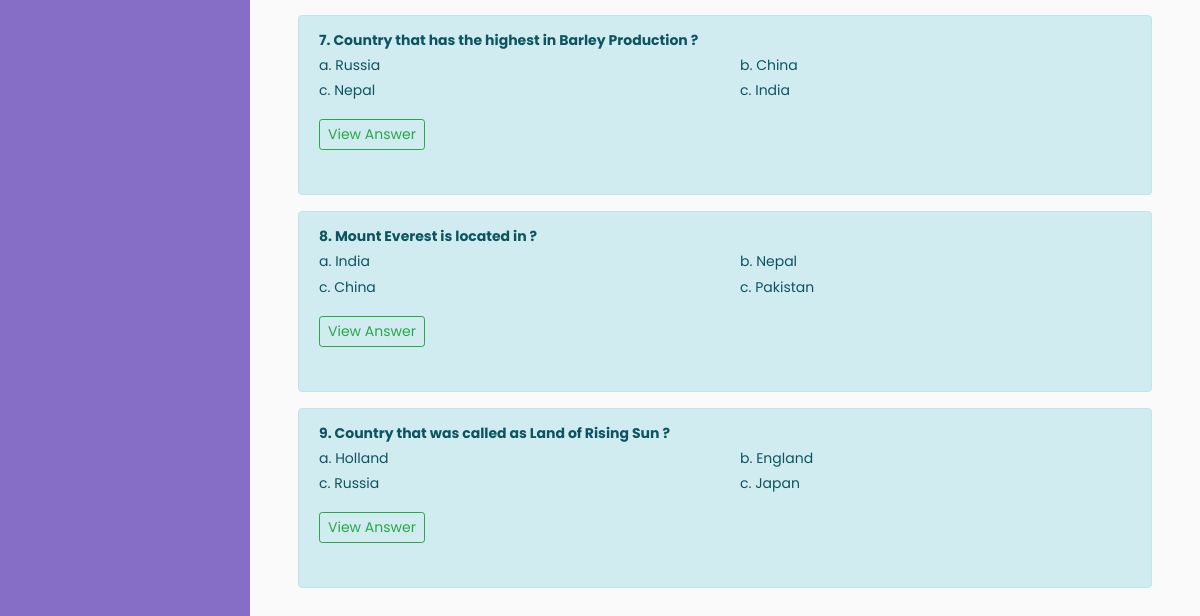
Before: /category/3/ (signed in, lower part) with the older database file.
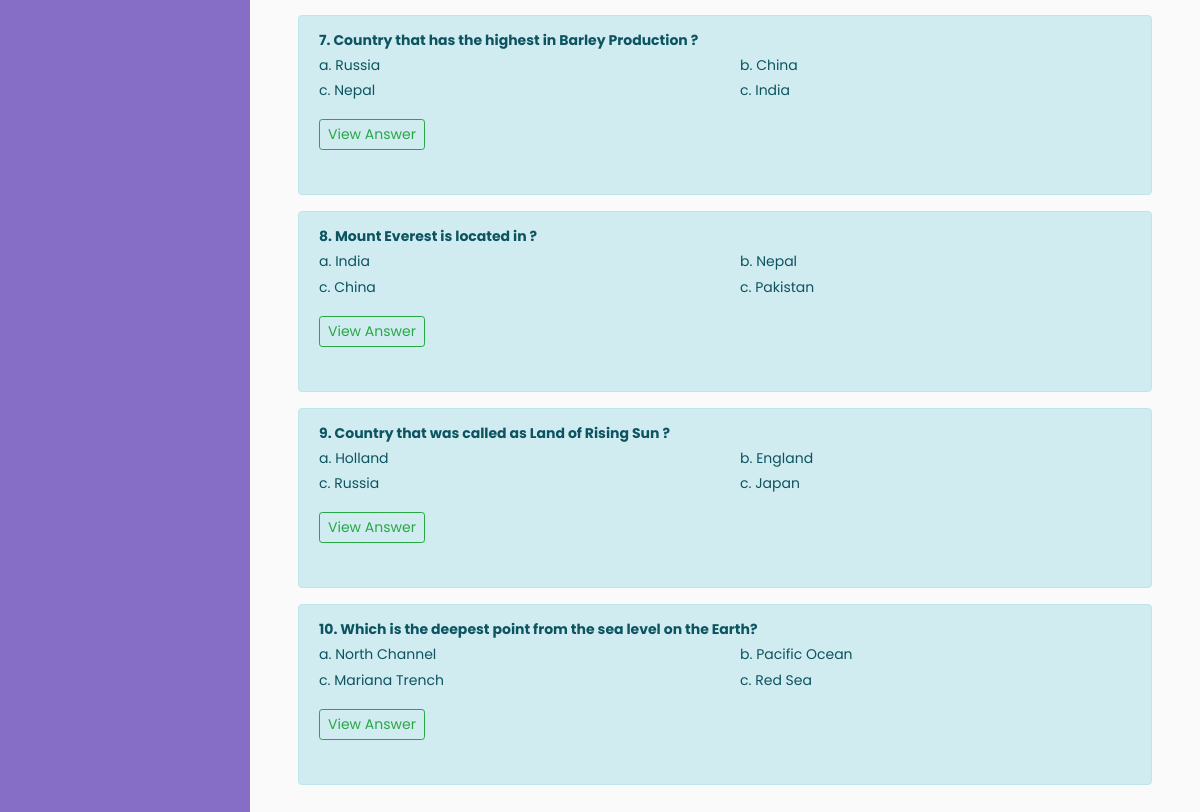
After: the same page with the newer database file.
### Loksewa/models.py (models this page shows, shortened)
class Questions(models.Model):
    question=models.CharField(max_length=255,blank=False)
    category=models.ForeignKey(Category,on_delete=models.CASCADE)
    created_at=models.DateTimeField(auto_now_add=True)
    updated_at=models.DateTimeField(auto_now=True)
    def __str__(self):
        return f"{self.question}"

class Answer(models.Model):
    question = models.OneToOneField(Questions,on_delete=models.CASCADE)
    answer1 = models.CharField(max_length=50, blank=False)
    answer2 = models.CharField(max_length=50, blank=False)
    answer3 = models.CharField(max_length=50, blank=False)
    answer4 = models.CharField(max_length=50, blank=False)
    correctAnswer=models.CharField(max_length=50,blank=False)

### Loksewa/views.py (the view)
# urls.py: path('category/<int:id>/',views.category,name='category')
@login_required(login_url='/login')
def category(request,id):
    category=Category.objects.all()
    questions=Questions.objects.filter(category_id=id)
    categoryaccessed = questions[0].category
    context={
        'category':category,
        'categoryaccessed':categoryaccessed,
        'questions':questions
    }
    return render(request,'categories.html',context)

### Loksewa/models.py (called while the page is built)
    def __str__(self):
        return f"{self.category}"

### templates/categories.html (shortened to what this page needs)
{% extends 'base.html' %}
{% block content %}
{% for question in questions %}
    <div class="alert alert-info" role="alert">
        <strong>{{forloop.counter}}. {{question}}</strong><br>
        <div class="row">
            <div class="col-md-6">
                a. {{question.answer.answer1}}<br>
                c. {{question.answer.answer3}}
            </div>
            <div class="col-md-6">
                b. {{question.answer.answer2}}<br>
                c. {{question.answer.answer4}}
            </div>
        </div>
        <p>
          <a class="btn btn-outline-success btn-sm my-3" data-toggle="collapse" href="#collapse{{question.id}}" role="button" aria-expanded="false" aria-controls="collapseExample">
            View Answer
          </a>
        </p>
    </div>
{% endfor %}
{% endblock %}

### templates/base.html (shortened to what this page needs)
<!DOCTYPE html>
<html lang="en">
<head>
    {% include 'head.html' %}
</head>
<body>
{% include 'sidebar.html' %}
<div id="content" class="p-4 p-md-5 pt-5">
    {% block content %}
    {% endblock %}
</div>
</body>
</html>

### templates/head.html (shortened to what this page needs)
{% load static %}
<link rel="stylesheet" href="https://maxcdn.bootstrapcdn.com/bootstrap/4.0.0/css/bootstrap.min.css">
<link rel="stylesheet" href="{% static "css/style.css" %}">

### templates/sidebar.html (shortened to what this page needs)
<div class="wrapper d-flex align-items-stretch">
    <nav id="sidebar">
    </nav>

### templates/script.html (shortened to what this page needs)
{% load static %}

Changed rows visible on the page:
added Questions: question "Which is the deepest point from the sea level on the Earth?", answer.answer1 "North Channel", answer.answer3 "Mariana Trench", answer.answer2 "Pacific Ocean", answer.answer4 "Red Sea"
